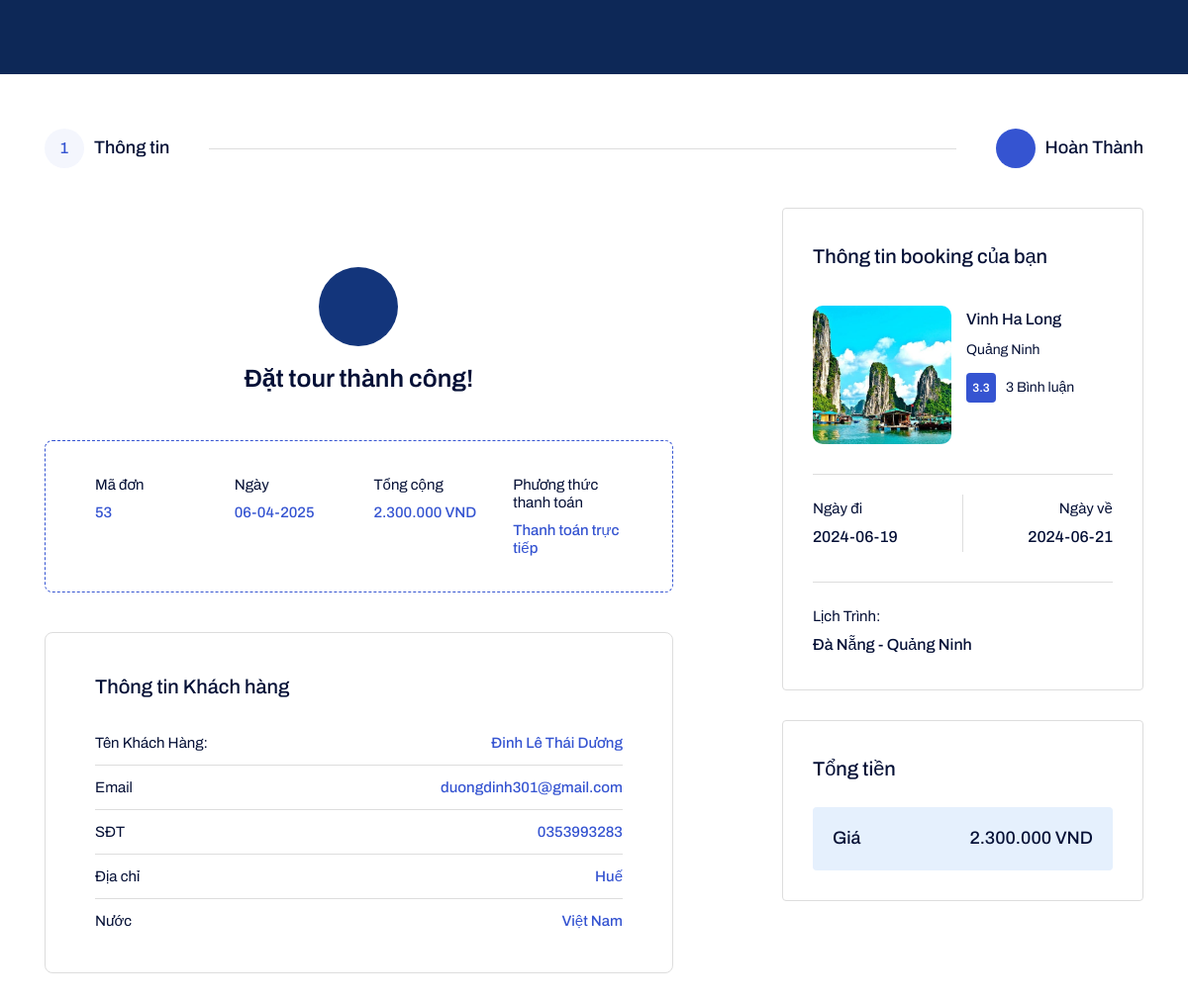
Screenshot of /index.php?controller=info&action=bookinginfo&idb=53 (signed in) with the database file from the repository.
### tables this page shows
CREATE TABLE `book_tour` (
  `id` int NOT NULL AUTO_INCREMENT,
  `customer_name` varchar(100) DEFAULT NULL,
  `customer_email` varchar(100) DEFAULT NULL,
  `customer_phone` varchar(20) DEFAULT NULL,
  `tour_id` int DEFAULT NULL,
  `capacity` int DEFAULT NULL,
  `customer_address` text,
  `note` text,
  `date` date DEFAULT NULL,
  `hotel_id` int DEFAULT NULL,
  `total` int DEFAULT NULL,
  `room` int DEFAULT NULL,
  `status_id` int DEFAULT '1',
  `booktour_status` varchar(45) NOT NULL DEFAULT 'Tiếp Nhận',
  `user_id` int DEFAULT NULL,
  `date_start` date DEFAULT NULL,
  `date_end` date DEFAULT NULL,
  PRIMARY KEY (`id`)
);

CREATE TABLE `tour` (
  `id` int NOT NULL AUTO_INCREMENT,
  `tour_name` varchar(255) NOT NULL,
  `tour_description` text,
  `tour_introduction` text,
  `tour_journey` varchar(255) NOT NULL,
  `tour_schedule` varchar(255) NOT NULL,
  `tour_start_date` date DEFAULT NULL,
  `tour_end_date` date DEFAULT NULL,
  `tour_price` decimal(10,0) DEFAULT NULL,
  `tour_max_capacity` int DEFAULT NULL,
  `tour_registration` int DEFAULT NULL,
  `tour_vehicle` varchar(255) NOT NULL,
  `tour_starting_point` varchar(255) NOT NULL,
  `tour_location_id` int DEFAULT NULL,
  `tour_image_url` varchar(255) DEFAULT NULL,
  `tour_includes` text,
  `tour_highlights` text,
  `tour_create_date` date DEFAULT NULL,
  `tour_edit_date` datetime DEFAULT NULL,
  `tour_total_view` int DEFAULT '0',
  `tour_location_name` varchar(255) DEFAULT NULL,
  `tour_status` varchar(45) DEFAULT 'Hiển thị',
  `tour_status_id` int DEFAULT '1',
  `tour_star` double DEFAULT NULL,
  `tour_duration` int DEFAULT NULL,
  `tour_number_of_rating` int DEFAULT NULL,
  `url` varchar(2000) DEFAULT NULL,
  `tour_id` varchar(45) DEFAULT NULL,
  PRIMARY KEY (`id`),
  KEY `tour_location_id` (`tour_location_id`)
);

### content/controllers/info/bookinginfo.php (called while the page is built, shortened)
<?php
require_once('lib/models.php');
$data = get_a_record('book_tour', $_GET['idb']);
require("content/views/info/bookinginfo.php");

### lib/models.php (called while the page is built, shortened)
<?php
require_once('config/database.php');
function get_a_record($table, $id)
{
    global $conn;
    $id = intval($id);
    $sql = "SELECT * FROM `$table` WHERE id =$id";
    $query = mysqli_query($conn, $sql);
    $data = array();
    if (mysqli_num_rows($query) > 0) {
        while ($row = mysqli_fetch_assoc($query)) {
            $data[] = $row;
        }
    }
    return $data;
}
function get_total_id($table, $id, $type)
{
    global $conn;
    $sql = "SELECT COUNT(*) as total FROM $table WHERE $type=$id";
    $query = mysqli_query($conn, $sql) or die(mysqli_error($conn));
    $row = mysqli_fetch_assoc($query);
    return $row['total'];
}

### content/views/info/bookinginfo.php (the view, shortened to what this page needs)
<?php
include("content/views/shared/headerhome.php");
?>
<section class="pt-40">
    <div class="container">
        <div class="row x-gap-40 y-gap-30 items-center">
            <div class="col-auto">
                <div class="d-flex items-center">
                    <div id="step1" class="size-40 rounded-full flex-center bg-blue-1-05 text-blue-1 fw-500">
                        1
                    </div>
                    <div class="text-18 fw-500 ml-10">Thông tin</div>
                </div>
            </div>
            <div class="col">
                <div class="w-full h-1 bg-border"></div>
            </div>
            <div class="col-auto">
                <div class="d-flex items-center">
                    <div id="step2" class="size-40 rounded-full flex-center bg-blue-1"><i
                            class="icon-check text-16 text-white"></i>
                    </div>
                    <div class="text-18 fw-500 ml-10">Hoàn Thành</div>
                </div>
            </div>
        </div>
    </div>
</section>
<section class="pt-40 layout-pb-md">
    <div class="container">
        <div class="row">
            <div class="col-xl-7 col-lg-8">
                <div id="hoa-don">
                    <div class="d-flex flex-column items-center mt-60 lg:md-40 sm:mt-24">
                        <div class="size-80 flex-center rounded-full bg-dark-3">
                            <i class="icon-check text-30 text-white"></i>
                        </div>
                        <div class="text-25 lh-1 fw-600 mt-20">Đặt tour thành công!
                        </div>
                    </div>
                    <?php foreach ($data as $a) { ?>
                        <div class="border-type-1 rounded-8 px-50 py-35 mt-40">
                            <div class="row">
                                <div class="col-lg-3 col-md-6">
                                    <div class="text-15 lh-12">Mã đơn</div>
                                    <div class="text-15 lh-12 fw-500 text-blue-1 mt-10">
                                        <?php echo $a['id'] ?>
                                    </div>
                                </div>
                                <div class="col-lg-3 col-md-6">
                                    <div class="text-15 lh-12">Ngày</div>
                                    <div class="text-15 lh-12 fw-500 text-blue-1 mt-10">
                                        <?php echo date("d-m-Y") ?>
                                    </div>
                                </div>
                                <div class="col-lg-3 col-md-6">
                                    <div class="text-15 lh-12">Tổng cộng</div>
                                    <div class="text-15 lh-12 fw-500 text-blue-1 mt-10">
                                        <?php echo number_format($a['total'], 0, ',', '.') . ' VND'; ?>
                                    </div>
                                </div>
                                <div class="col-lg-3 col-md-6">
                                    <div class="text-15 lh-12">Phương thức thanh toán</div>
                                    <div class="text-15 lh-12 fw-500 text-blue-1 mt-10">Thanh toán trực tiếp</div>
                                </div>
                            </div>
                        </div>
                        <div class="border-light rounded-8 px-50 py-40 mt-40">
                            <h4 class="text-20 fw-500 mb-30">Thông tin Khách hàng</h4>
                            <div class="row y-gap-10">
                                <div class="col-12">
                                    <div class="d-flex justify-between ">
                                        <div class="text-15 lh-16">Tên Khách Hàng:</div>
                                        <div id="hotenn" class="text-15 lh-16 fw-500 text-blue-1">
                                            <?php echo $a['customer_name'] ?>
                                        </div>
                                    </div>
                                </div>
                                <div class="col-12">
                                    <div class="d-flex justify-between border-top-light pt-10">
                                        <div class="text-15 lh-16">Email</div>
                                        <div class="text-15 lh-16 fw-500 text-blue-1">
                                            <?php echo $a['customer_email'] ?>
                                        </div>
                                    </div>
                                </div>
                                <div class="col-12">
                                    <div class="d-flex justify-between border-top-light pt-10">
                                        <div class="text-15 lh-16">SĐT</div>
                                        <div class="text-15 lh-16 fw-500 text-blue-1">
                                            <?php echo $a['customer_phone'] ?>
                                        </div>
                                    </div>
                                </div>
                                <div class="col-12">
                                    <div class="d-flex justify-between border-top-light pt-10">
                                        <div class="text-15 lh-16">Địa chỉ</div>
                                        <div class="text-15 lh-16 fw-500 text-blue-1">
                                            <?php echo $a['customer_address'] ?>
                                        </div>
                                    </div>
                                </div>
                                <div class="col-12">
                                    <div class="d-flex justify-between border-top-light pt-10">
                                        <div class="text-15 lh-16">Nước</div>
                                        <div class="text-15 lh-16 fw-500 text-blue-1">Việt Nam</div>
                                    </div>
                                </div>
                            </div>
                        </div>
                    </div>
                </div>
                <div class="col-xl-5 col-lg-4">
                    <div class="ml-80 lg:ml-40 md:ml-0">
                        <div class="px-30 py-30 border-light rounded-4">
                            <div class="text-20 fw-500 mb-30">Thông tin booking của bạn</div>
                            <?php
                            $data1 = get_a_record('tour', $a['tour_id']);
                            foreach ($data1 as $e) { ?>
                                <div class="row x-gap-15 y-gap-20">
                                    <div class="col-auto">
                                        <img src="../../../public/img/tours/<?php echo $e['tour_image_url'] ?>" alt="image"
                                            class="size-140 rounded-4 object-cover">
                                    </div>
                                    <div class="col">
                                        <div class="lh-17 fw-500">
                                            <?php echo $e['tour_name']; ?>
                                        </div>
                                        <div class="text-14 lh-15 mt-5">
                                            <?php echo $e['tour_location_name']; ?>
                                        </div>
                                        <div class="row x-gap-10 y-gap-10 items-center pt-10">
                                            <div class="col-auto">
                                                <div class="d-flex items-center">
                                                    <div class="size-30 flex-center bg-blue-1 rounded-4">
                                                        <div class="text-12 fw-600 text-white"><?php echo number_format($e['tour_star'], 1) ?></div>
                                                    </div>
                                                </div>
                                            </div>
                                            <div class="col-auto">
                                                <div class="text-14"><?php echo get_total_id('comment', $e['id'], 'tour_id') ?> Bình luận</div>
                                            </div>
                                        </div>
                                    </div>
                                </div>
                                <div class="border-top-light mt-30 mb-20"></div>
                                <div class="row y-gap-20 justify-between">
                                    <div class="col-auto">
                                        <div class="text-15">Ngày đi</div>
                                        <div class="fw-500">
                                            <?php echo $e['tour_start_date']; ?>
                                        </div>
                                    </div>
                                    <div class="col-auto md:d-none">
                                    </div>
                                    <div class="col-auto text-right md:text-left">
                                        <div class="text-15">Ngày về</div>
                                        <div class="fw-500">
                                            <?php echo $e['tour_end_date']; ?>
                                        </div>
                                    </div>
                                </div>
                                <div class="border-top-light mt-30 mb-20"></div>
                                <div class="">
                                    <div class="text-15">Lịch Trình:</div>
                                    <div class="fw-500">
                                        <?php echo $e['tour_schedule']; ?>
                                    </div>
                                </div>
                            </div>
                            <div class="px-30 py-30 border-light rounded-4 mt-30">
                                <div class="text-20 fw-500 mb-20">Tổng tiền</div>
                                <div class="px-20 py-20 bg-blue-2 rounded-4 mt-20">
                                    <div class="row y-gap-5 justify-between">
                                        <div class="col-auto">
                                            <div class="text-18 lh-13 fw-500">Giá</div>
                                        </div>
                                        <div class="col-auto">
                                            <div class="text-18 lh-13 fw-500">
                                                <?php echo number_format($a['total'], 0, ',', '.') . ' VND'; ?>
                                            </div>
                                        </div>
                                    </div>
                                </div>
                            </div>
                        <?php } ?>
                    </div>
                </div>
            </div>
        </div>
    </section>
<?php } ?>
</main>
</body>
</html>

### public/css/style.css (style rules this page uses)
img { border-radius: 10px !important; }

### rows the page displays
book_tour: id "53", total "2.300.000", customer_name "Đinh Lê Thái Dương", customer_email "duongdinh301@gmail.com", customer_phone "0353993283", customer_address "Huế"
tour: tour_image_url (picture), tour_name "Vinh Ha Long", tour_location_name "Quảng Ninh", tour_star "3.3", id "3", tour_start_date "2024-06-19", tour_end_date "2024-06-21", tour_schedule "Đà Nẵng - Quảng Ninh"
